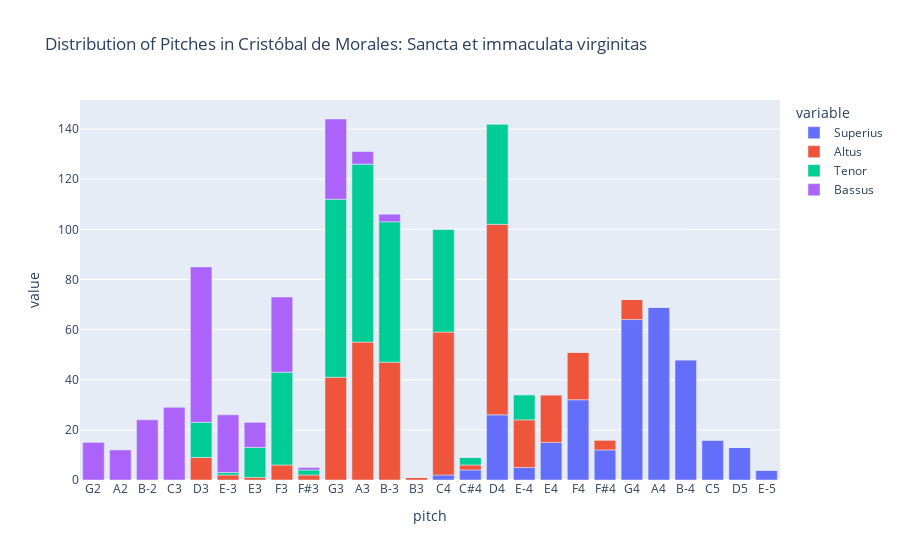

The notebook cell this image was saved under:
### Markdown cell above
### C.3  Count, Sort and Graph Notes

* The Pandas library includes a vast array of standard methods for working with data frames (renaming columns, sorting data, counting categories, etc).  You can read just a few of the basic ones here:  **https://pandas.pydata.org/Pandas_Cheat_Sheet.pdf**

* Using our dataframe of notes+rests (**`nr`**), you can experiment with a few (try them out below):

    * **count the number of rows** (which tells us simply how large the dataframe is):  
>`nr.count`

    * **rename a columns**:  
>`nr.rename(columns = {'[Superius]':'Cantus'})`

    * **stack all the columns** on top of each other to get one list of all the notes:  
>`nr.stack()`

    * **stack and count the number of unique values** (which will tell us how many different tones are in this piece):
>`nr.stack().nunique()`

    * **count the number of each note in each part**:  
>`nr.apply(pd.Series.value_counts).fillna(0).astype(int)`

    * **count and sort** the number of notes in a single voice part: 
    
>`nr.apply(pd.Series.value_counts).fillna(0).astype(int).sort_values(by=nr.columns[0], ascending=False)`
    
* This sorts by the first voice in the score.  If you want to sort by the last, then use `by=nr.columns[-1]` in he request.

### Code cell
# set parameters
combineUnisons = True
combineRests = True
# new pitch table
pitch_order = ['E-2', 'E2', 'F2', 'F#2', 'G2', 'A2', 'B-2', 'B2', 
               'C3', 'C#3', 'D3', 'E-3','E3', 'F3', 'F#3', 'G3', 'G#3','A3', 'B-3','B3',
               'C4', 'C#4','D4', 'E-4', 'E4', 'F4', 'F#4','G4', 'A4', 'B-4', 'B4',
               'C5', 'C#5','D5', 'E-5','E5', 'F5', 'F#5', 'G5', 'A5', 'B-5', 'B5']

nr = piece.notes(combineUnisons ='combineUnisons', combineRests = 'combineRests').fillna('-')  
nr = nr.apply(pd.Series.value_counts).fillna(0).astype(int).reset_index().copy()  
nr.rename(columns = {'index':'pitch'}, inplace = True)  
nr['pitch'] = pd.Categorical(nr["pitch"], categories=pitch_order)  
nr = nr.sort_values(by = "pitch").dropna().copy()  
voices = nr.columns.to_list() 
display(nr)
px.bar(nr, x="pitch", y=voices, title="Distribution of Pitches in " + 
       piece.metadata['composer'] + ": " + piece.metadata['title'])

### Figure 1 — Plotly figure (JSON) as saved in the notebook; plotly's stock layout.template omitted (floating-point values rounded to 4 significant figures)
{"data": [{"alignmentgroup": "True", "hovertemplate": "variable=Superius<br>pitch=%{x}<br>value=%{y}<extra></extra>", "legendgroup": "Superius", "marker": {"color": "#636efa", "pattern": {"shape": ""}}, "name": "Superius", "offsetgroup": "Superius", "orientation": "v", "showlegend": true, "textposition": "auto", "type": "bar", "x": ["G2", "A2", "B-2", "C3", "D3", "E-3", "E3", "F3", "F#3", "G3", "A3", "B-3", "B3", "C4", "C#4", "D4", "E-4", "E4", "F4", "F#4", "G4", "A4", "B-4", "C5", "D5", "E-5"], "xaxis": "x", "y": [0, 0, 0, 0, 0, 0, 0, 0, 0, 0, 0, 0, 0, 2, 4, 26, 5, 15, 32, 12, 64, 69, 48, 16, 13, 4], "yaxis": "y"}, {"alignmentgroup": "True", "hovertemplate": "variable=Altus<br>pitch=%{x}<br>value=%{y}<extra></extra>", "legendgroup": "Altus", "marker": {"color": "#EF553B", "pattern": {"shape": ""}}, "name": "Altus", "offsetgroup": "Altus", "orientation": "v", "showlegend": true, "textposition": "auto", "type": "bar", "x": ["G2", "A2", "B-2", "C3", "D3", "E-3", "E3", "F3", "F#3", "G3", "A3", "B-3", "B3", "C4", "C#4", "D4", "E-4", "E4", "F4", "F#4", "G4", "A4", "B-4", "C5", "D5", "E-5"], "xaxis": "x", "y": [0, 0, 0, 0, 9, 2, 1, 6, 2, 41, 55, 47, 1, 57, 2, 76, 19, 19, 19, 4, 8, 0, 0, 0, 0, 0], "yaxis": "y"}, {"alignmentgroup": "True", "hovertemplate": "variable=Tenor<br>pitch=%{x}<br>value=%{y}<extra></extra>", "legendgroup": "Tenor", "marker": {"color": "#00cc96", "pattern": {"shape": ""}}, "name": "Tenor", "offsetgroup": "Tenor", "orientation": "v", "showlegend": true, "textposition": "auto", "type": "bar", "x": ["G2", "A2", "B-2", "C3", "D3", "E-3", "E3", "F3", "F#3", "G3", "A3", "B-3", "B3", "C4", "C#4", "D4", "E-4", "E4", "F4", "F#4", "G4", "A4", "B-4", "C5", "D5", "E-5"], "xaxis": "x", "y": [0, 0, 0, 0, 14, 1, 12, 37, 2, 71, 71, 56, 0, 41, 3, 40, 10, 0, 0, 0, 0, 0, 0, 0, 0, 0], "yaxis": "y"}, {"alignmentgroup": "True", "hovertemplate": "variable=Bassus<br>pitch=%{x}<br>value=%{y}<extra></extra>", "legendgroup": "Bassus", "marker": {"color": "#ab63fa", "pattern": {"shape": ""}}, "name": "Bassus", "offsetgroup": "Bassus", "orientation": "v", "showlegend": true, "textposition": "auto", "type": "bar", "x": ["G2", "A2", "B-2", "C3", "D3", "E-3", "E3", "F3", "F#3", "G3", "A3", "B-3", "B3", "C4", "C#4", "D4", "E-4", "E4", "F4", "F#4", "G4", "A4", "B-4", "C5", "D5", "E-5"], "xaxis": "x", "y": [15, 12, 24, 29, 62, 23, 10, 30, 1, 32, 5, 3, 0, 0, 0, 0, 0, 0, 0, 0, 0, 0, 0, 0, 0, 0], "yaxis": "y"}], "layout": {"barmode": "relative", "legend": {"title": {"text": "variable"}, "tracegroupgap": 0}, "title": {"text": "Distribution of Pitches in Cristóbal de Morales: Sancta et immaculata virginitas"}, "xaxis": {"anchor": "y", "domain": [0, 1], "title": {"text": "pitch"}}, "yaxis": {"anchor": "x", "domain": [0, 1], "title": {"text": "value"}}}}
